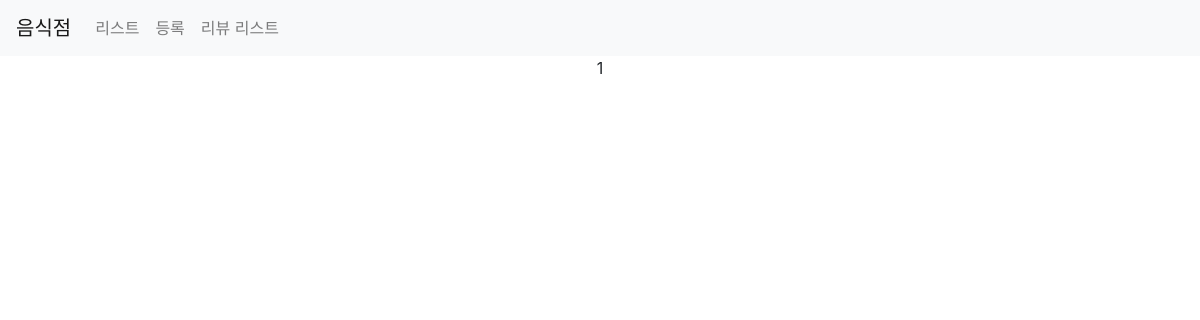
/third/review/list/, run on an earlier commit of the app's database.
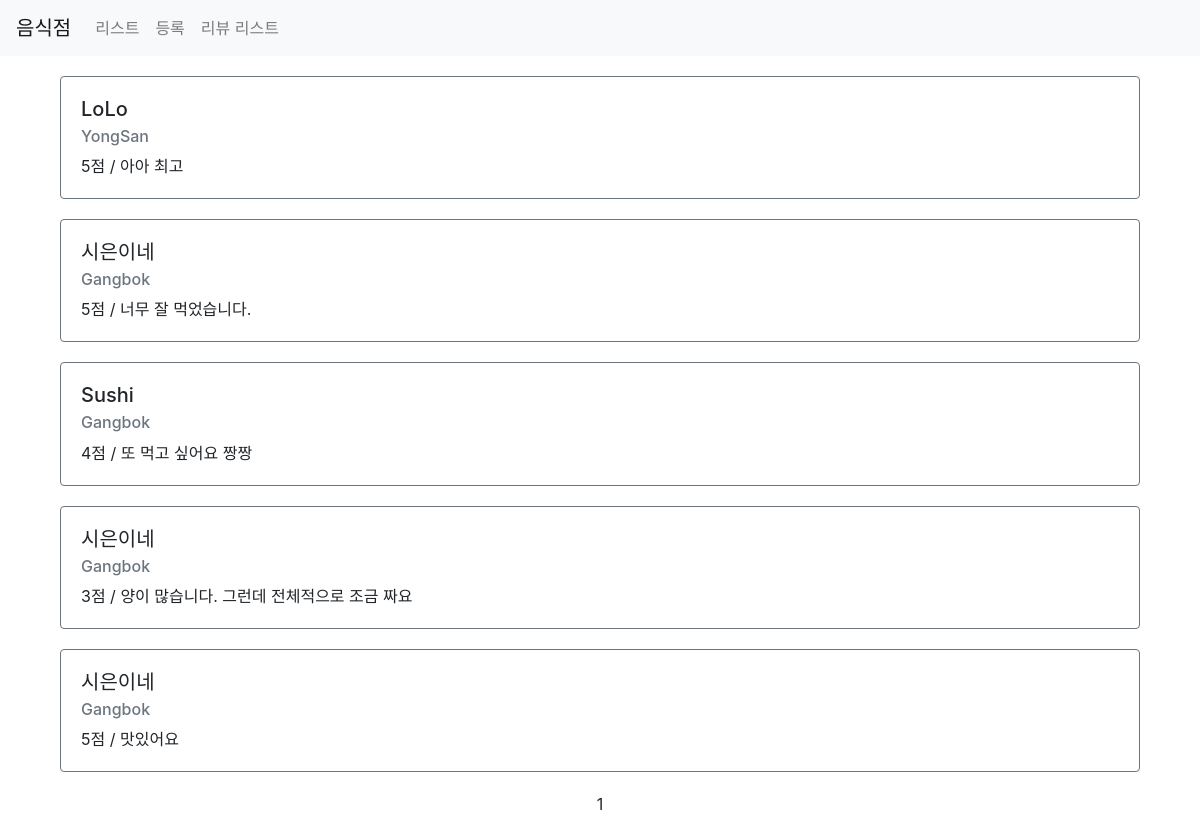
And on a later commit of the database.
### third/models.py (models this page shows)
class Review(models.Model):
    point = models.IntegerField()
    comment = models.CharField(max_length=500)
    restaurant = models.ForeignKey(Restaurant, on_delete=models.CASCADE)
    created_at = models.DateTimeField(auto_now_add=True)
    updated_at = models.DateTimeField(auto_now=True)

class Restaurant(models.Model):
    name = models.CharField(max_length=30)
    address = models.CharField(max_length=200)
    password = models.CharField(max_length=20, default=None, null=True)
    image = models.CharField(max_length=500, default=None, null=True)
    created_at = models.DateTimeField(auto_now_add=True)
    updated_at = models.DateTimeField(auto_now=True)

### third/views.py (the view)
# urls.py: path('review/list/', views.review_list, name="review-list"),
def review_list(request):
    reviews = Review.objects.all().select_related().order_by('-created_at')
    paginator = Paginator(reviews, 10)
    page = request.GET.get('page')
    items = paginator.get_page(page)
    context = {
        'reviews': items
    }
    return render(request, 'third/review_list.html', context)

### third/templates/third/review_list.html (shortened to what this page needs)
{% extends 'third/base.html' %}
{% load static %}
{% block content %}
<div class="container">
    {% for item in reviews %}
        <div class="row restaurant-item" style="margin:20px auto">
            <div class="col-sm-12">
                <div class="card border-secondary">
                    <div class="card-body">
                        <h5 class="card-title">{{ item.restaurant.name }}</h5>
                        <h6 class="card-subtitle mb-2 text-muted">{{ item.restaurant.address }}</h6>
                        <p class="card-text">{{ item.point }}점 / {{ item.comment }}</p>
                    </div>
                </div>
            </div>
        </div>
    {% endfor %}
    <div class="row">
        <div class="col-sm-12 text-center">
            <div class="pagination">
                <span class="step-links text-center" style="width:100%">
                    <span class="current">
                        {{ reviews.number }}
                    </span>
                </span>
            </div>
        </div>
    </div>
</div>
{% endblock %}

What changed in the data, as far as the page shows it:
added Review: restaurant.name "LoLo", restaurant.address "YongSan", point "5", comment "아아 최고"
added Review: restaurant.name "시은이네", restaurant.address "Gangbok", point "5", comment "너무 잘 먹었습니다."
added Review: restaurant.name "Sushi", restaurant.address "Gangbok", point "4", comment "또 먹고 싶어요 짱짱"
added Review: restaurant.name "시은이네", restaurant.address "Gangbok", point "3", comment "양이 많습니다. 그런데 전체적으로 조금 짜요"
added Review: restaurant.name "시은이네", restaurant.address "Gangbok", point "5", comment "맛있어요"
